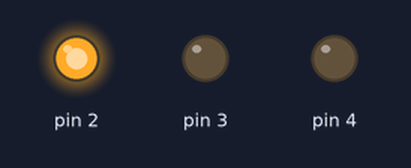
This sketch was run on a simulated Arduino Uno, built with avr-gcc and run on an emulated ATmega328P. Shown: output pins drawn as LEDs (lit = HIGH).

Above: at 1.0 s.
At 2.5 s:
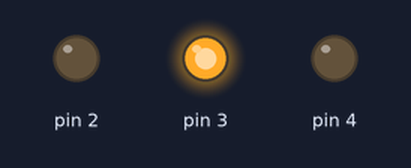
At 4.0 s:
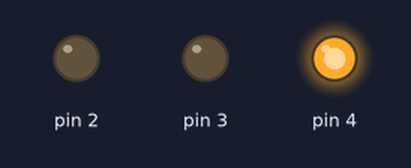
Timing chart, 0 to 6.5 s (numbered marks = the images above):
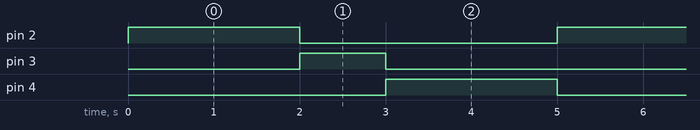

The sketch:

Traffic_lights.ino
```cpp
void setup() {

 pinMode(2,OUTPUT);
 pinMode(3,OUTPUT);
 pinMode(4,OUTPUT);
}

void loop(){

digitalWrite(2,HIGH);
digitalWrite(3,LOW);
digitalWrite(4,LOW);
delay(2000);

digitalWrite(2,LOW);
digitalWrite(3,HIGH);
digitalWrite(4,LOW);
delay(1000);

digitalWrite(2,LOW);
digitalWrite(3,LOW);
digitalWrite(4,HIGH);
delay(2000);

}
```

Measured:
- by itself, pin 2, pin 4: alternates HIGH for 2.0 s and LOW for 3.0 s
- by itself, pin 3: alternates HIGH for 1.0 s and LOW for 4.0 s
- by itself, everything shown: repeats every 5.0 s, in 3 steps
